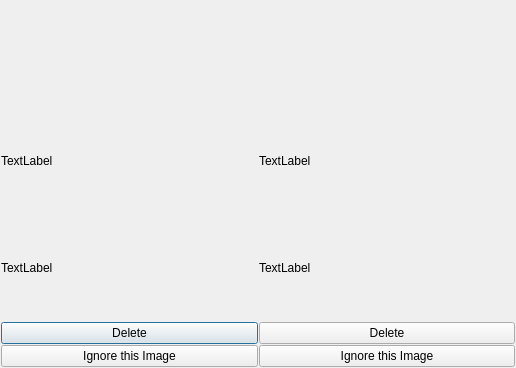
<ui version="4.0" >
 <class>BDeleteDialog</class>
 <widget class="QDialog" name="BDeleteDialog" >
  <property name="geometry" >
   <rect>
    <x>0</x>
    <y>0</y>
    <width>516</width>
    <height>368</height>
   </rect>
  </property>
  <property name="windowTitle" >
   <string>Dialog</string>
  </property>
  <layout class="QHBoxLayout" name="horizontalLayout" >
   <property name="spacing" >
    <number>1</number>
   </property>
   <property name="margin" >
    <number>1</number>
   </property>
   <item>
    <layout class="QVBoxLayout" name="verticalLayout_2" >
     <property name="spacing" >
      <number>1</number>
     </property>
     <item>
      <widget class="QLabel" name="myPixOneLabel" >
       <property name="text" >
        <string/>
       </property>
      </widget>
     </item>
     <item>
      <widget class="QLabel" name="myOneName" >
       <property name="sizePolicy" >
        <sizepolicy vsizetype="Minimum" hsizetype="Preferred" >
         <horstretch>0</horstretch>
         <verstretch>0</verstretch>
        </sizepolicy>
       </property>
       <property name="text" >
        <string>TextLabel</string>
       </property>
      </widget>
     </item>
     <item>
      <widget class="QLabel" name="mySizeOne" >
       <property name="text" >
        <string>TextLabel</string>
       </property>
      </widget>
     </item>
     <item>
      <widget class="QPushButton" name="myDeleteOne" >
       <property name="text" >
        <string>Delete</string>
       </property>
      </widget>
     </item>
     <item>
      <widget class="QPushButton" name="myIgnoreOne" >
       <property name="text" >
        <string>Ignore this Image</string>
       </property>
      </widget>
     </item>
    </layout>
   </item>
   <item>
    <layout class="QVBoxLayout" name="verticalLayout" >
     <property name="spacing" >
      <number>1</number>
     </property>
     <item>
      <widget class="QLabel" name="myPixTwoLabel" >
       <property name="text" >
        <string/>
       </property>
      </widget>
     </item>
     <item>
      <widget class="QLabel" name="myTwoName" >
       <property name="sizePolicy" >
        <sizepolicy vsizetype="Minimum" hsizetype="Preferred" >
         <horstretch>0</horstretch>
         <verstretch>0</verstretch>
        </sizepolicy>
       </property>
       <property name="text" >
        <string>TextLabel</string>
       </property>
      </widget>
     </item>
     <item>
      <widget class="QLabel" name="mySizeTwo" >
       <property name="text" >
        <string>TextLabel</string>
       </property>
      </widget>
     </item>
     <item>
      <widget class="QPushButton" name="myDeleteTwo" >
       <property name="text" >
        <string>Delete</string>
       </property>
      </widget>
     </item>
     <item>
      <widget class="QPushButton" name="myIgnoreTwo" >
       <property name="text" >
        <string>Ignore this Image</string>
       </property>
      </widget>
     </item>
    </layout>
   </item>
  </layout>
 </widget>
 <resources/>
 <connections/>
</ui>
